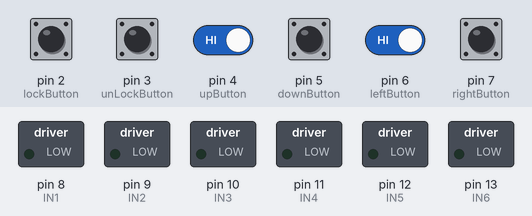
This sketch was run on a simulated Arduino Uno, built with avr-gcc and run on an emulated ATmega328P. Parts: switched loads named in the sketch (green lamp = pin HIGH). The test bench sets the inputs (shaded band); at power-on: pin 4 (upButton), pin 5 (downButton), pin 6 (leftButton), pin 7 (rightButton) HIGH, pin 2 (lockButton), pin 3 (unLockButton) LOW. What the sketch prints to the serial monitor is not drawn.

Above: at 1.2 s.
1.3 s: pin 2 (lockButton) pulled HIGH for 0.15 s
At 2.6 s:
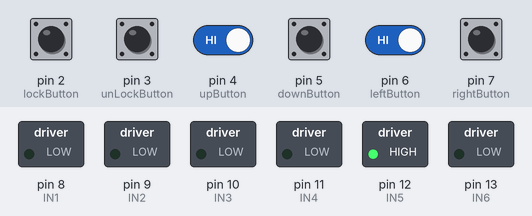
2.9 s: pin 4 (upButton) driven LOW and pin 6 (leftButton) driven LOW
At 5.8 s:
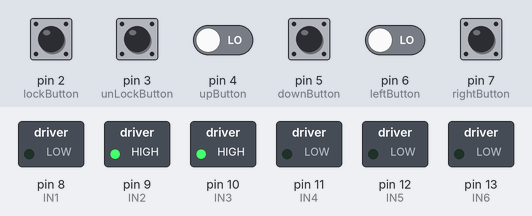
5.9 s: pin 3 (unLockButton) pulled HIGH for 0.15 s
At 6.4 s:
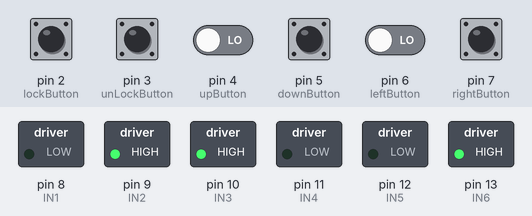
7.5 s: pin 6 (leftButton) driven HIGH
At 10.29 s:
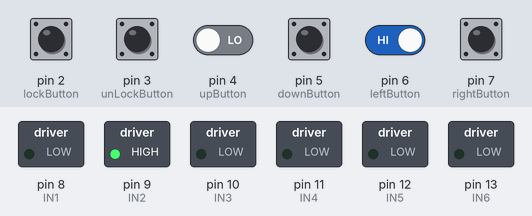
10.5 s: pin 7 (rightButton) pulled LOW for 0.15 s
At 10.6 s:
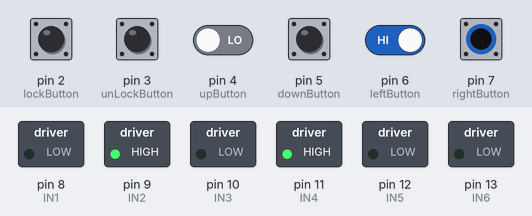
12.1 s: pin 2 (lockButton) pulled HIGH for 1 s
At 13.6 s:
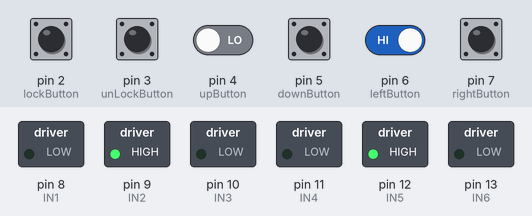
Timing chart, 0 to 18.6 s (numbered marks = the images above; inputs shaded):
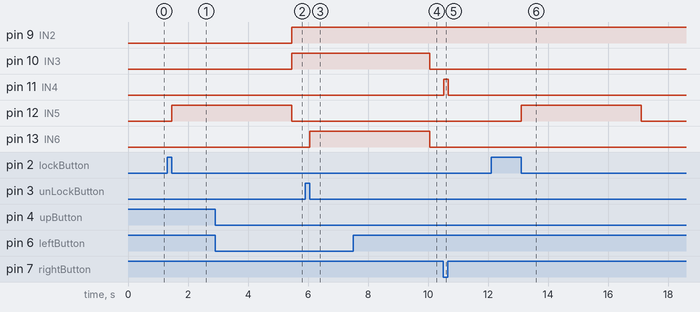

Measured:
- after the input at 1.3 s, pin 12 (IN5): LOW → HIGH after 0.15 s
- after the input at 2.9 s, pin 9 (IN2), pin 10 (IN3): LOW → HIGH after 2.6 s
- after the input at 5.9 s, pin 13 (IN6): LOW → HIGH after 0.15 s
- after the input at 7.5 s, pin 10 (IN3): HIGH → LOW after 2.6 s
- after the input at 10.5 s, pin 11 (IN4): LOW → HIGH at once, → LOW 0.16 s later
- after the input at 12.1 s, pin 12 (IN5): LOW → HIGH after 1.0 s, → LOW 4.0 s later

The sketch:

guongOto.ino
```cpp
//input
int lockButton = 2;   // chân nhận tín hiệu khóa cửa từ xa
int unLockButton = 3;   // chân nhận tín hiệu mở cửa từ xa
int upButton = 4;    // nút nhấn lên
int downButton = 5;  // nút nhấn xuống
int leftButton = 6;  // nút nhấn trái
int rightButton = 7; // nút nhấn phải
//output
/*
   Motor 1:
   IN1:HIGH, IN2:LOW  --> out1-ON, out2-OFF
*/
int IN1 = 8; //motor up-down
int IN2 = 9; //motor up-down
int IN3 = 10; //motor left-right
int IN4 = 11; //motor left-right
int IN5 = 12; //motor lock-unlock
int IN6 = 13; //motor lock-unlock


void setup()
{
  Serial.begin(9600);

  pinMode(lockButton, INPUT);
  pinMode(unLockButton, INPUT);
  pinMode(upButton, INPUT_PULLUP);
  pinMode(downButton, INPUT_PULLUP);
  pinMode(leftButton, INPUT_PULLUP);
  pinMode(rightButton, INPUT_PULLUP);
  pinMode(IN1, OUTPUT);
  pinMode(IN2, OUTPUT);
  pinMode(IN3, OUTPUT);
  pinMode(IN4, OUTPUT);
  pinMode(IN5, OUTPUT);
  pinMode(IN6, OUTPUT);
  //stop all 3 motor
  stopUpDown();
  stopLeftRight();
  stopLockUnLock();
};
/*
  void loop() {
  moveUp();
  Serial.println("move up");
  delay(5000);
  moveDown();
  Serial.println("move down");
  delay(5000);
  moveLeft();
  Serial.println("move left");
  delay(5000);
  moveRight();
  Serial.println("move right");
  delay(5000);
  doLock();
  Serial.println("lock");
  delay(5000);
  doUnlock();
  Serial.println("unLock");
  delay(5000);
  }
*/

//------functions--------------
//up-down
void moveUp() {
  Serial.println("move up");
  digitalWrite(IN1, LOW);
  digitalWrite(IN2, HIGH);
};
void stopUpDown() {
//  Serial.println("stop up down");
  digitalWrite(IN1, LOW);
  digitalWrite(IN2, LOW);
};
void moveDown() {
  Serial.println("move down");
  digitalWrite(IN1, HIGH);
  digitalWrite(IN2, LOW);
};
//left-right
void moveLeft() {
  Serial.println("move left");
  digitalWrite(IN3, HIGH);
  digitalWrite(IN4, LOW);
};
void stopLeftRight() {
  digitalWrite(IN3, LOW);
  digitalWrite(IN4, LOW);
};
void moveRight() {
  Serial.println("move right");
  digitalWrite(IN3, LOW);
  digitalWrite(IN4, HIGH);
};
//lock-unlock
void doLock() {
  Serial.println("Gập gương ...");
  digitalWrite(IN5, HIGH);
  digitalWrite(IN6, LOW);;
};
void stopLockUnLock() {
  digitalWrite(IN5, LOW);
  digitalWrite(IN6, LOW);
}
void doUnlock() {
  Serial.println("Mở gương ...");
  digitalWrite(IN5, LOW);
  digitalWrite(IN6, HIGH);
};

void loop() {
  int lock =  digitalRead(lockButton);
  int unLock = digitalRead(unLockButton);
  int up =  digitalRead(upButton);
  int down = digitalRead(downButton);
  int left = digitalRead(leftButton);
  int right = digitalRead(rightButton);
  Serial.print(lock);
  Serial.print("--");
  Serial.println(unLock);
  //lock-unlock
  if (lock == 1) {
    while (digitalRead(lockButton) == 1);

    doLock();
    delay(4000);
    stopLockUnLock();
  };
  if (unLock == 1) {
    while (digitalRead(unLockButton) == 1);

    doUnlock();
    delay(4000);
    stopLockUnLock();
  };
  //left-right
  if ((left == 1 && right == 1) || (left == 0 && right == 0)) {
    stopLeftRight();
  } else if (left == 0) {
    moveLeft();
  } else {
    moveRight();
  }
  //up-down
  if ((up == 1 && down == 1) || (up == 0 && down == 0)) {
    stopUpDown();
  } else if (up == 0) {
    moveUp();
  } else {
    moveDown();
  }
}
```
